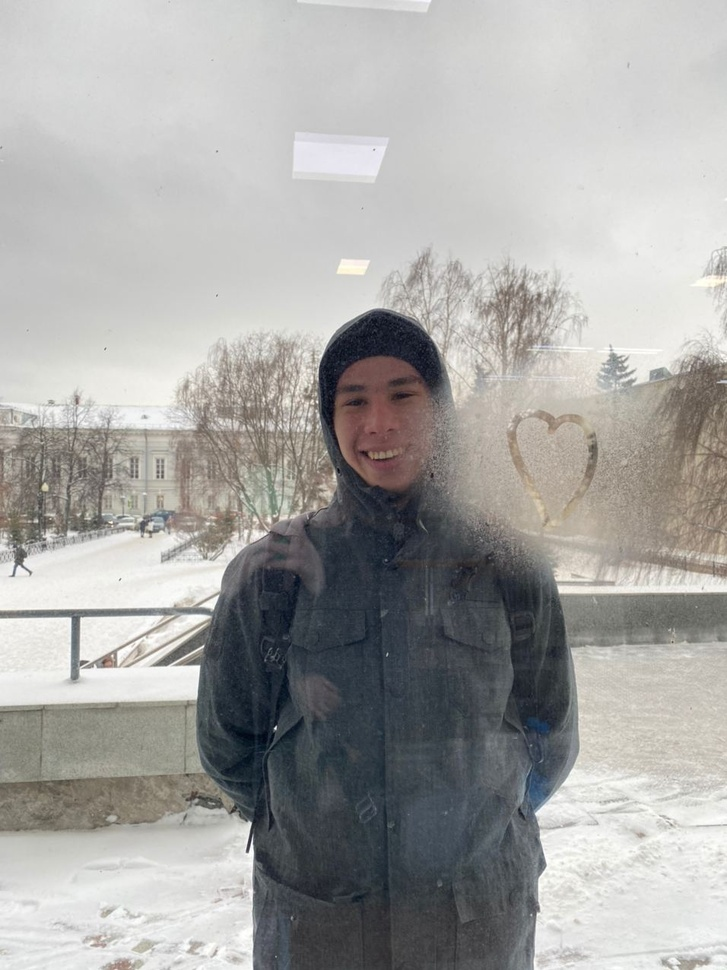
#> input picture test4.jpg, 727 x 970 px, shrunk from 956 x 1276 before the run
$ python haar.py
#> lines starting #> are read from the running program, lines starting #| are printed output that depends on the picture; after the words box and inside, x2 and y2 are one past the last pixel; in counts of white or black regions, pixels touching at a corner belong together
from cv2 import imread
from cv2 import imshow
from cv2 import waitKey
from cv2 import destroyAllWindows
from cv2 import CascadeClassifier
from cv2 import rectangle
# Загружаем фотокарточку
pixels = imread('test4.jpg')
#> pixels is the input picture: shape (970, 727, 3); mean B, G, R 163.8, 165.8, 166.3
# Загружаем результаты тренеровок в классификатор
classifier = CascadeClassifier('haarcascade_frontalface_default.xml')
# Формируем рамку на основе фотографии
bboxes = classifier.detectMultiScale(pixels)
#> bboxes = [[504, 668, 63, 63], [311, 350, 135, 135]]
for box in bboxes:
    x, y, width, height = box
    x2, y2 = x + width, y + height
    rectangle(pixels, (x, y), (x2, y2), (0,0,255), 1)
#> this loop made 2 passes
#> (x, y, width, height, x2, y2) on passes 1 to 2: (504, 668, 63, 63, 567, 731), (311, 350, 135, 135, 446, 485)
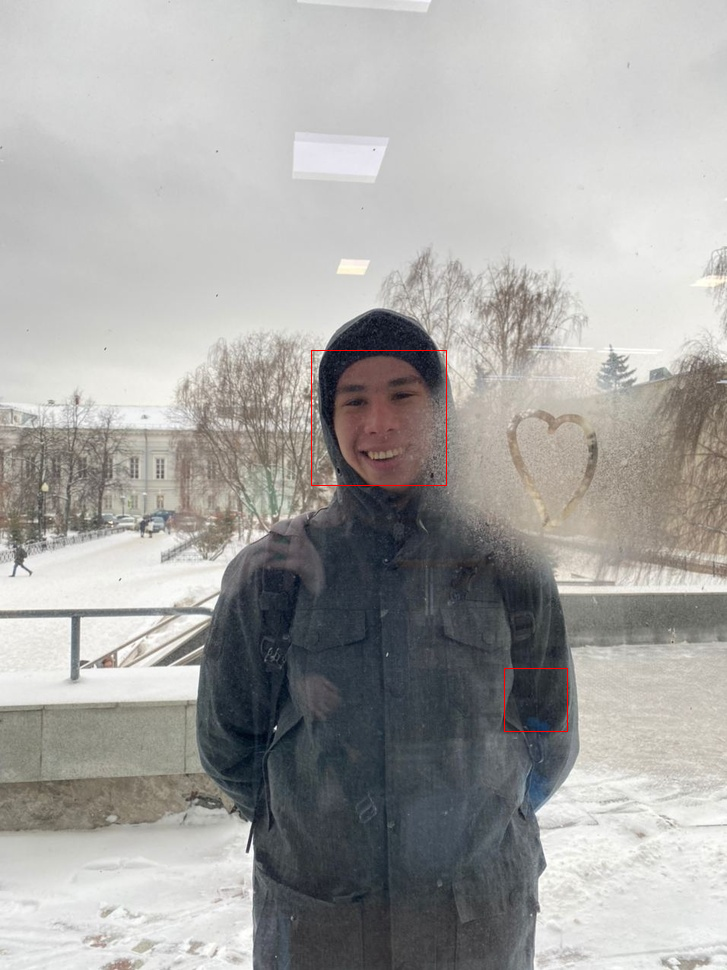
#> pixels: shape (970, 727, 3); 0.11% of pixels changed, all inside (x1, y1, x2, y2) = (311, 350, 568, 732)
# Показываем результат
imshow('face detection', pixels)
# Закрытие окна на нажатие кнопки
waitKey(0)
# close the window
destroyAllWindows()

$ run again, with test2.jpg copied over test4.jpg
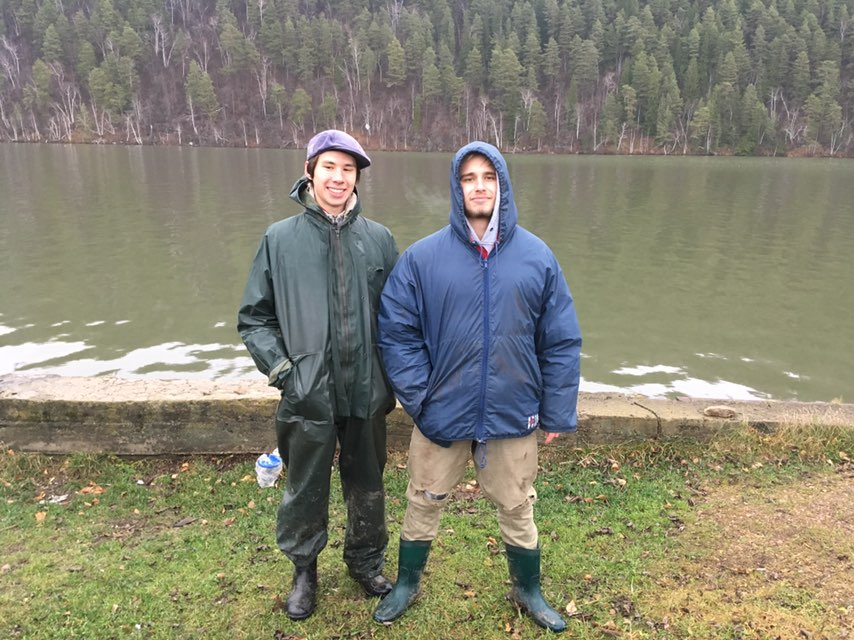
#> input picture test2.jpg, 854 x 640 px
#> pixels is the input picture: shape (640, 854, 3); mean B, G, R 113.9, 131.3, 133.3
#> bboxes = [[454, 159, 51, 51], [311, 148, 52, 52], [310, 166, 52, 52], [383, 348, 56, 56], [480, 308, 59, 59]]
#> the loop `for box in bboxes:` made 5 passes
#> (x, y, width, height, x2, y2) on passes 1 to 5: (454, 159, 51, 51, 505, 210), (311, 148, 52, 52, 363, 200), (310, 166, 52, 52, 362, 218), (383, 348, 56, 56, 439, 404), (480, 308, 59, 59, 539, 367)
#> after the loop `for box in bboxes:`:
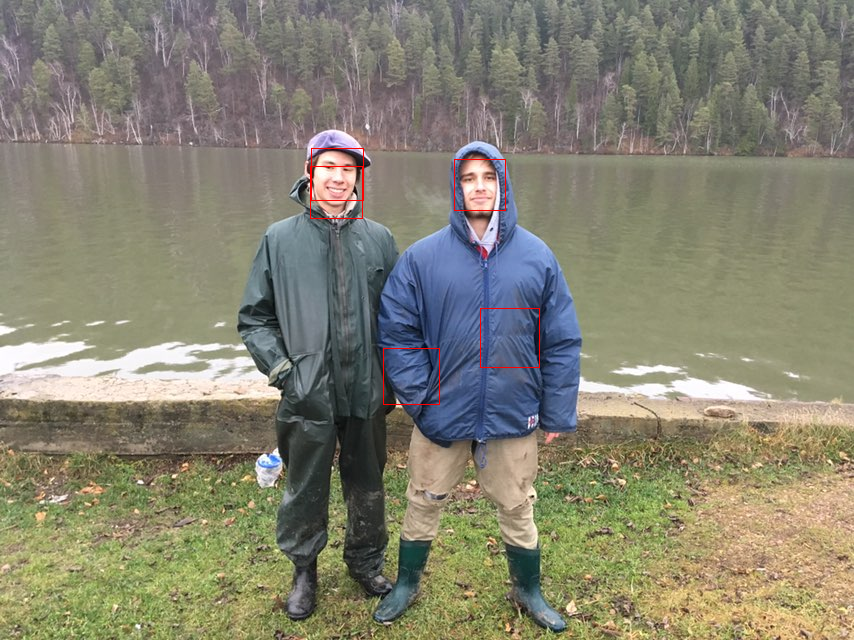
#> pixels: shape (640, 854, 3); 0.2% of pixels changed, all inside (x1, y1, x2, y2) = (310, 148, 540, 405)

$ run again, with test3.jpg copied over test4.jpg
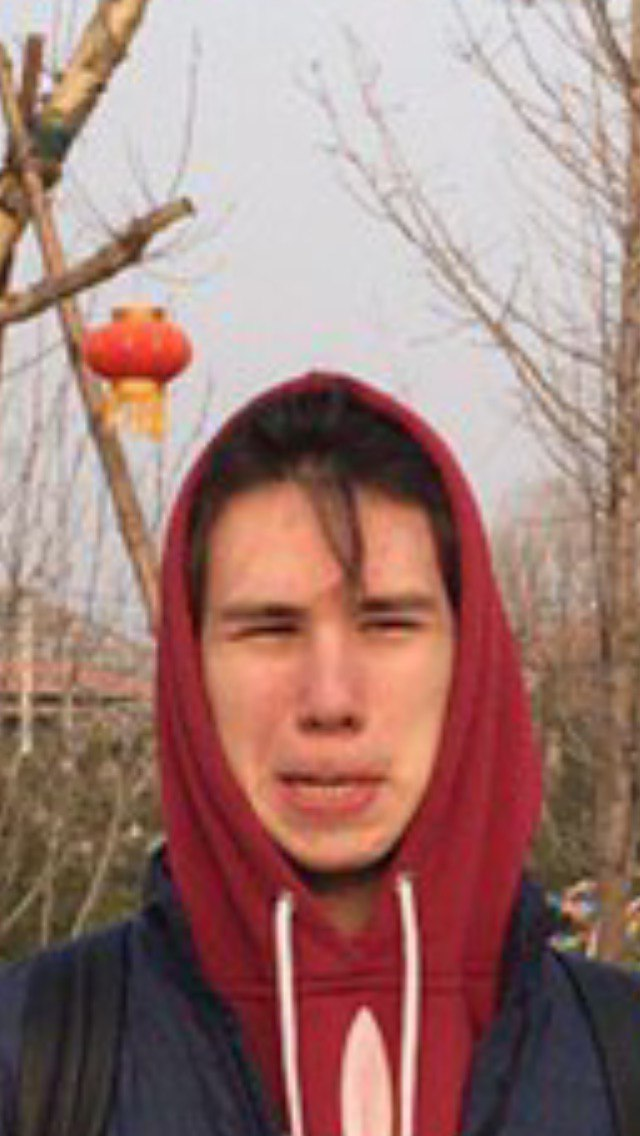
#> input picture test3.jpg, 640 x 1136 px
#> pixels is the input picture: shape (1136, 640, 3); mean B, G, R 119.2, 125.2, 160.1
#> bboxes = [[523, 503, 50, 50], [20, 683, 52, 52], [111, 376, 55, 55], [158, 498, 337, 337]]
#> the loop `for box in bboxes:` made 4 passes
#> (x, y, width, height, x2, y2) on passes 1 to 4: (523, 503, 50, 50, 573, 553), (20, 683, 52, 52, 72, 735), (111, 376, 55, 55, 166, 431), (158, 498, 337, 337, 495, 835)
#> after the loop `for box in bboxes:`:
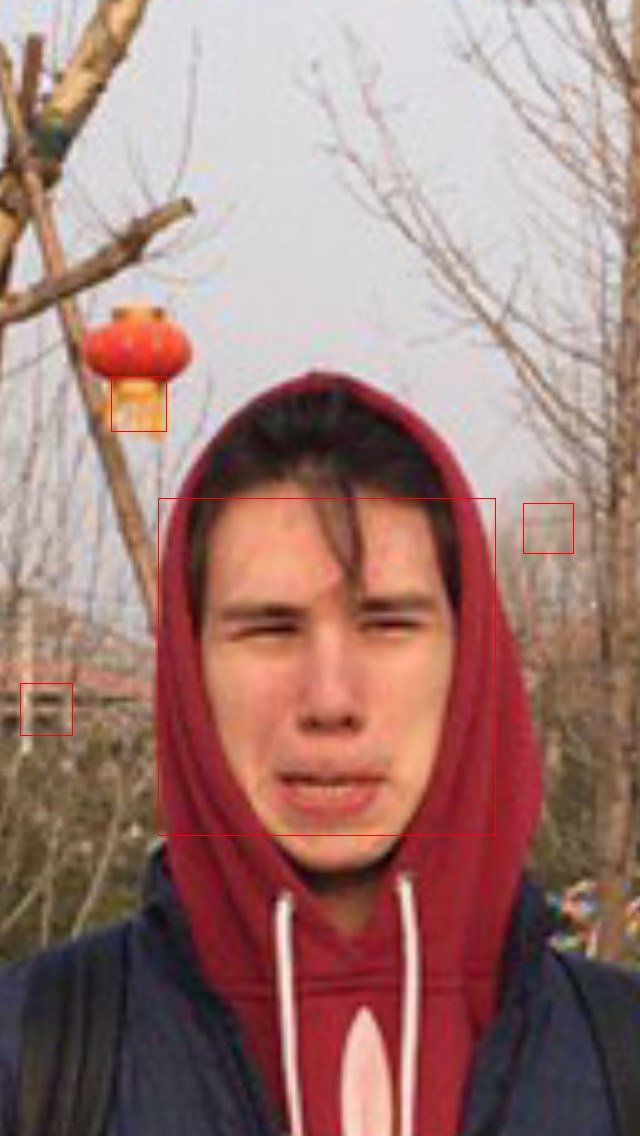
#> pixels: shape (1136, 640, 3); 0.27% of pixels changed, all inside (x1, y1, x2, y2) = (20, 376, 574, 836)
